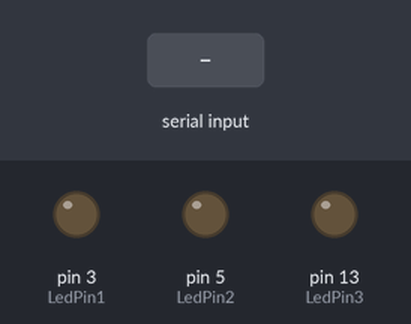
The sketch below on a simulated Arduino Uno, built with avr-gcc and run on an emulated ATmega328P. On the bench: output pins drawn as LEDs (lit = HIGH). The inputs (shaded band) are chosen by the test bench. What the sketch prints to the serial monitor is not drawn.

Above: at 1.2 s.
1.3 s: "2" received over Serial
At 1.6 s:
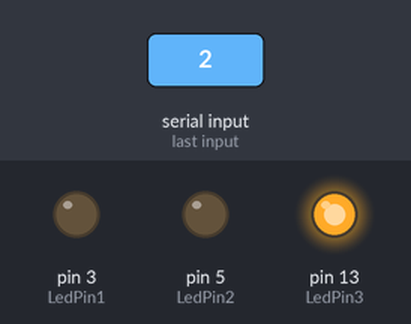
2.8 s: "3" received over Serial
At 4.0 s:
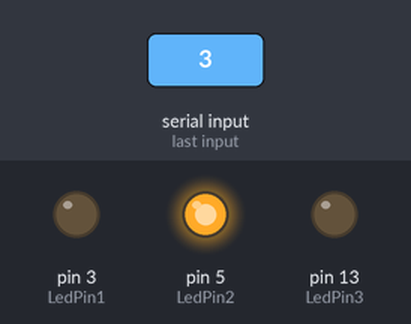
4.3 s: "4" received over Serial
At 5.1 s:
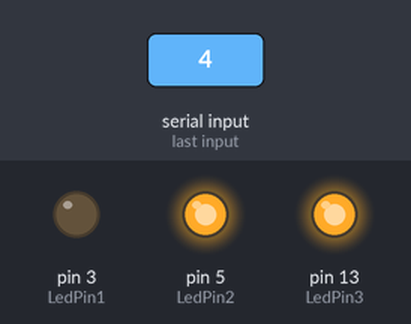
5.8 s: "5" received over Serial
At 6.3 s:
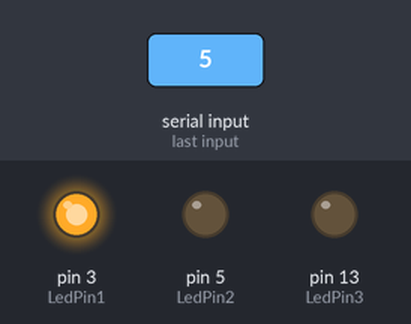
7.3 s: "6" received over Serial
At 8.5 s:
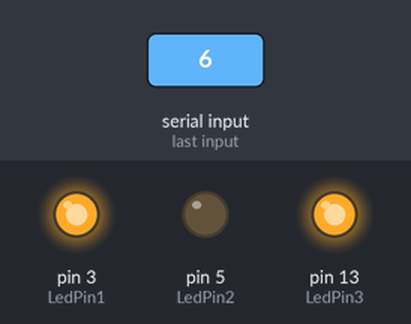
8.8 s: "7" received over Serial
At 9.7 s:
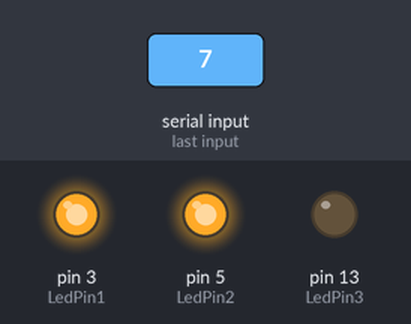
Timing chart, 0 to 11.3 s (numbered marks = the images above; inputs shaded):
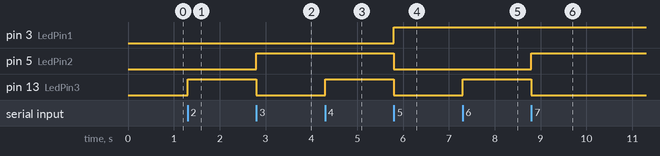

Measured:
- after the input at 1.3 s, pin 13 (LedPin3): LOW → HIGH at once
- after the input at 2.8 s, pin 5 (LedPin2): LOW → HIGH at once; pin 13 (LedPin3): HIGH → LOW at once
- after the input at 4.3 s, pin 13 (LedPin3): LOW → HIGH at once
- after the input at 5.8 s, pin 3 (LedPin1): LOW → HIGH at once; pin 5 (LedPin2), pin 13 (LedPin3): HIGH → LOW at once
- after the input at 7.3 s, pin 13 (LedPin3): LOW → HIGH at once
- after the input at 8.8 s, pin 5 (LedPin2): LOW → HIGH at once; pin 13 (LedPin3): HIGH → LOW at once

The sketch:

arduino_LED.ino
```cpp
//arduino+python控LED
char serialData;
int LedPin1 = 3;
int LedPin2 = 5;
int LedPin3 = 13;

void setup()
{
  pinMode(LedPin1, OUTPUT);
  pinMode(LedPin2, OUTPUT);
  pinMode(LedPin3, OUTPUT);
  Serial.begin(9600);
}

void loop()
{
  if(Serial.available() > 0)
  {
    serialData = Serial.read();
    Serial.print(serialData);

    if(serialData == '1')
    {
      digitalWrite(LedPin1, LOW);
      digitalWrite(LedPin2, LOW);
      digitalWrite(LedPin3, LOW);
    }

    else if(serialData == '2')
    {
      digitalWrite(LedPin1, LOW);
      digitalWrite(LedPin2, LOW);
      digitalWrite(LedPin3, HIGH);
    }

    else if(serialData == '3')
    {
      digitalWrite(LedPin1, LOW);
      digitalWrite(LedPin2, HIGH);
      digitalWrite(LedPin3, LOW);
    }

    else if(serialData == '4')
    {
      digitalWrite(LedPin1, LOW);
      digitalWrite(LedPin2, HIGH);
      digitalWrite(LedPin3, HIGH);
    }

    else if(serialData == '5')
    {
      digitalWrite(LedPin1, HIGH);
      digitalWrite(LedPin2, LOW);
      digitalWrite(LedPin3, LOW);
    }

    else if(serialData == '6')
    {
      digitalWrite(LedPin1, HIGH);
      digitalWrite(LedPin2, LOW);
      digitalWrite(LedPin3, HIGH);
    }
    else if(serialData == '7')
    {
      digitalWrite(LedPin1, HIGH);
      digitalWrite(LedPin2, HIGH);
      digitalWrite(LedPin3, LOW);
    }

    else if(serialData == '8')
    {
      digitalWrite(LedPin1, HIGH);
      digitalWrite(LedPin2, HIGH);
      digitalWrite(LedPin3, HIGH);
    }
  }
}
```
